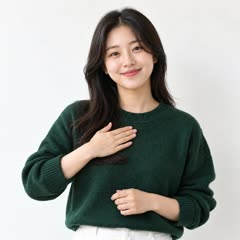
#> input picture img/signer-1.jpg, 240 x 240 px
$ python -i cutout.py   (imports and definitions only)
#> lines starting #> are read from the running program, lines starting #| are printed output that depends on the picture; after the words box and inside, x2 and y2 are one past the last pixel; in counts of white or black regions, pixels touching at a corner belong together
"""흰 배경 캐릭터 PNG를 투명 PNG로 바꾼다.
테두리에서 이어진 흰 영역만 지우므로 윤곽선 안쪽의 흰색은 남는다.
실행: python cutout.py <입력폴더> <출력폴더> [--size 512]
"""
import argparse
from pathlib import Path

import numpy as np
from PIL import Image
from scipy import ndimage

WHITE_MIN = 232  # 이보다 밝으면 배경 후보
BAND = 2  # 배경 경계에서 부드럽게 처리할 픽셀 수


def cut(path):
#> called with path = '../../img/signer-1.jpg'
    rgb = np.asarray(Image.open(path).convert("RGB")).astype(np.float32)
    near_white = rgb.min(axis=2) >= WHITE_MIN
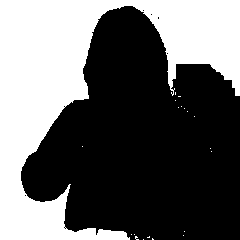
#> near_white: shape (240, 240) bool; 39.5% white; 20 white regions (19 under 20 px), largest, box (x1, y1, x2, y2) and area: (0, 0, 240, 240) 22693
    labels, _ = ndimage.label(near_white)
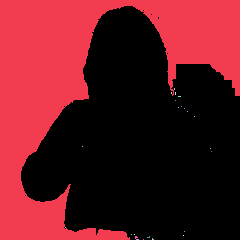
#> labels: shape (240, 240) int32; 25 distinct labels, from 0 to 24; one colour per label, 0 black
    edge = np.unique(np.concatenate([labels[0], labels[-1], labels[:, 0], labels[:, -1]]))
#> edge = [0, 1, 22, 23, 24]
    bg = np.isin(labels, edge[edge > 0])
#> bg: shape (240, 240) bool; 39.4% white; 4 white regions (3 under 20 px), largest, box (x1, y1, x2, y2) and area: (0, 0, 240, 240) 22688
    # 윤곽선과 경계 사이에 갇힌 작은 얼룩은 그대로 둔다
    alpha = np.where(bg, 0.0, 1.0)
    band = ndimage.binary_dilation(bg, iterations=BAND) & ~bg
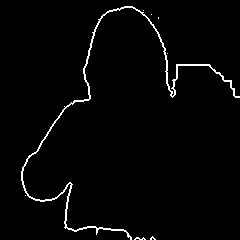
#> band: shape (240, 240) bool; 2.2% white in thin lines or dots, all inside (x1, y1, x2, y2) = (21, 6, 240, 240)
    # 경계 픽셀: 흰색과 섞인 정도만큼 투명하게 하고 색에서 흰색을 뺀다
    a = np.clip((255 - rgb.min(axis=2)) / 150.0, 0, 1)
    alpha[band] = a[band]
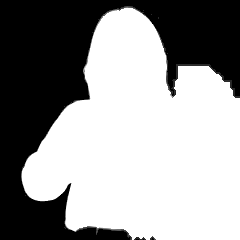
#> alpha: shape (240, 240) float64; min 0, max 1, mean 0.595
    out = rgb.copy()
    safe = np.maximum(alpha, 0.05)[..., None]
    fixed = np.clip((rgb - 255 * (1 - safe)) / safe, 0, 255)
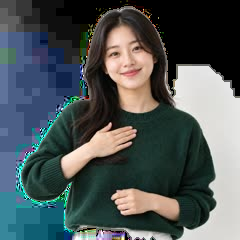
#> fixed: shape (240, 240, 3) float64; mean R, G, B 77.7, 86.3, 87.1
    out[band] = fixed[band]
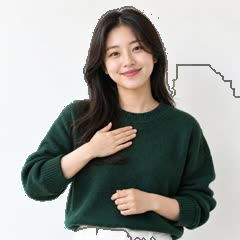
#> out: shape (240, 240, 3) float32; mean R, G, B 158.5, 159.3, 154.5
    rgba = np.dstack([out, alpha * 255]).round().astype(np.uint8)
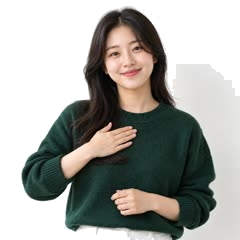
#> rgba: shape (240, 240, 4); mean R, G, B, A 158.5, 159.3, 154.5, 151.7; transparent parts drawn white
    return Image.fromarray(rgba, "RGBA")


def main():
    ap = argparse.ArgumentParser()
    ap.add_argument("src", type=Path)
    ap.add_argument("out", type=Path)
    ap.add_argument("--size", type=int, default=512)
    args = ap.parse_args()
    args.out.mkdir(parents=True, exist_ok=True)
    for p in sorted(args.src.glob("*.png")):
        im = cut(p)
        im.thumbnail((args.size, args.size), Image.LANCZOS)
        im.save(args.out / p.name, optimize=True)
        print(p.name, im.size)


# [2 lines not run here, left out]

>>> result = cut('../../img/signer-1.jpg')

$ run again, on img/signer-5.jpg
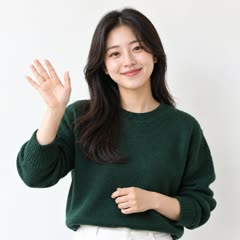
#> input picture img/signer-5.jpg, 240 x 240 px
#> near_white: shape (240, 240) bool; 36.5% white; 12 white regions (10 under 20 px), largest, box (x1, y1, x2, y2) and area: (0, 0, 240, 240) 20998, (135, 236, 150, 240) 32
#> in cut, `labels, _ = ndimage.label(near_white)`:
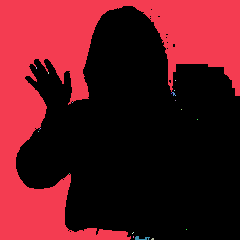
#> labels: shape (240, 240) int32; 23 distinct labels, from 0 to 22; one colour per label, 0 black
#> edge = [0, 1, 21, 22]
#> bg: shape (240, 240) bool; 36.5% white; 3 white regions (1 under 20 px), largest, box (x1, y1, x2, y2) and area: (0, 0, 240, 240) 20981, (135, 236, 150, 240) 32
#> band: shape (240, 240) bool; 2.8% white in thin lines or dots
#> out: shape (240, 240, 3) float32; mean R, G, B 154.4, 154.7, 149.6
#> in cut, `rgba = np.dstack([out, alpha * 255]).round().astype(np.uint8)`:
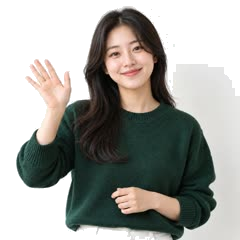
#> rgba: shape (240, 240, 4); mean R, G, B, A 154.4, 154.7, 149.6, 158; transparent parts drawn white
